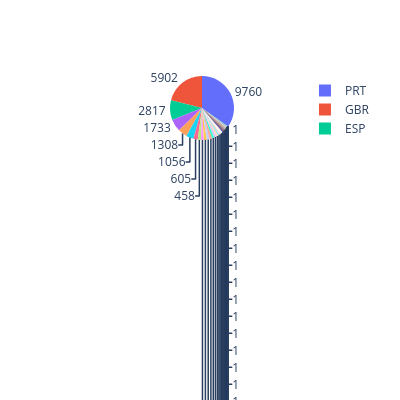

Source (notebook cell):
### Code cell
import plotly.graph_objs as go

trace = go.Pie(labels = labels, 
               values = values, 
               hoverinfo="label+percent", 
               textinfo = "value")

fig = go.Figure(data = [trace])
fig.update_layout(width = 400, height = 400)
fig.show()

### Figure 1 — Plotly figure (JSON) as saved in the notebook; plotly's stock layout.template omitted (floating-point values rounded to 4 significant figures)
{"data": [{"hoverinfo": "label+percent", "labels": ["PRT", "GBR", "ESP", "IRL", "FRA", "DEU", "CN", "NLD", 0, "USA", "BEL", "ITA", "BRA", "CHE", "POL", "SWE", "AUT", "ROU", "FIN", "RUS", "CHN", "NOR", "AUS", "DNK", "LUX", "ARG", "LTU", "MAR", "HUN", "IND", "LVA", "EST", "UKR", "CZE", "AGO", "ISR", "TUR", "NZL", "CHL", "ZAF", "COL", "TWN", "OMN", "SVN", "MYS", "HRV", "JPN", "SVK", "PRI", "NGA", "GRC", "PHL", "SRB", "GIB", "DZA", "KOR", "MEX", "ISL", "THA", "CYP", "BGR", "URY", "IRN", "CPV", "JAM", "GEO", "KAZ", "SUR", "CUB", "BLR", "SGP", "MOZ", "ARE", "DOM", "LBN", "CAF", "MWI", "ECU", "MLT", "PAK", "ALB", "AZE", "VNM", "AND", "KWT", "MDV", "IDN", "ARM", "CMR", "JOR", "ZWE", "CIV", "CRI", "VEN", "MDG", "BWA", "UZB", "SYR", "NPL", "MAC", "TGO", "MKD", "HKG", "DJI", "BHS", "ZMB", "LKA", "PER", "EGY", "QAT", "PLW", "BIH", "MUS", "COM", "UGA", "CYM", "SMR", "BDI", "SAU"], "textinfo": "value", "type": "pie", "values": [9760, 5902, 2817, 1733, 1308, 1056, 605, 458, 415, 407, 388, 376, 327, 322, 294, 197, 176, 144, 134, 128, 125, 100, 72, 60, 54, 48, 45, 39, 38, 32, 29, 29, 23, 23, 17, 16, 16, 14, 14, 13, 12, 12, 11, 10, 10, 9, 9, 9, 9, 8, 8, 7, 7, 7, 7, 6, 6, 6, 6, 6, 5, 5, 5, 5, 5, 4, 4, 4, 4, 4, 4, 3, 3, 3, 3, 3, 2, 2, 2, 2, 2, 2, 2, 2, 2, 2, 2, 2, 2, 2, 2, 2, 2, 2, 1, 1, 1, 1, 1, 1, 1, 1, 1, 1, 1, 1, 1, 1, 1, 1, 1, 1, 1, 1, 1, 1, 1, 1, 1]}], "layout": {"height": 400, "width": 400}}
